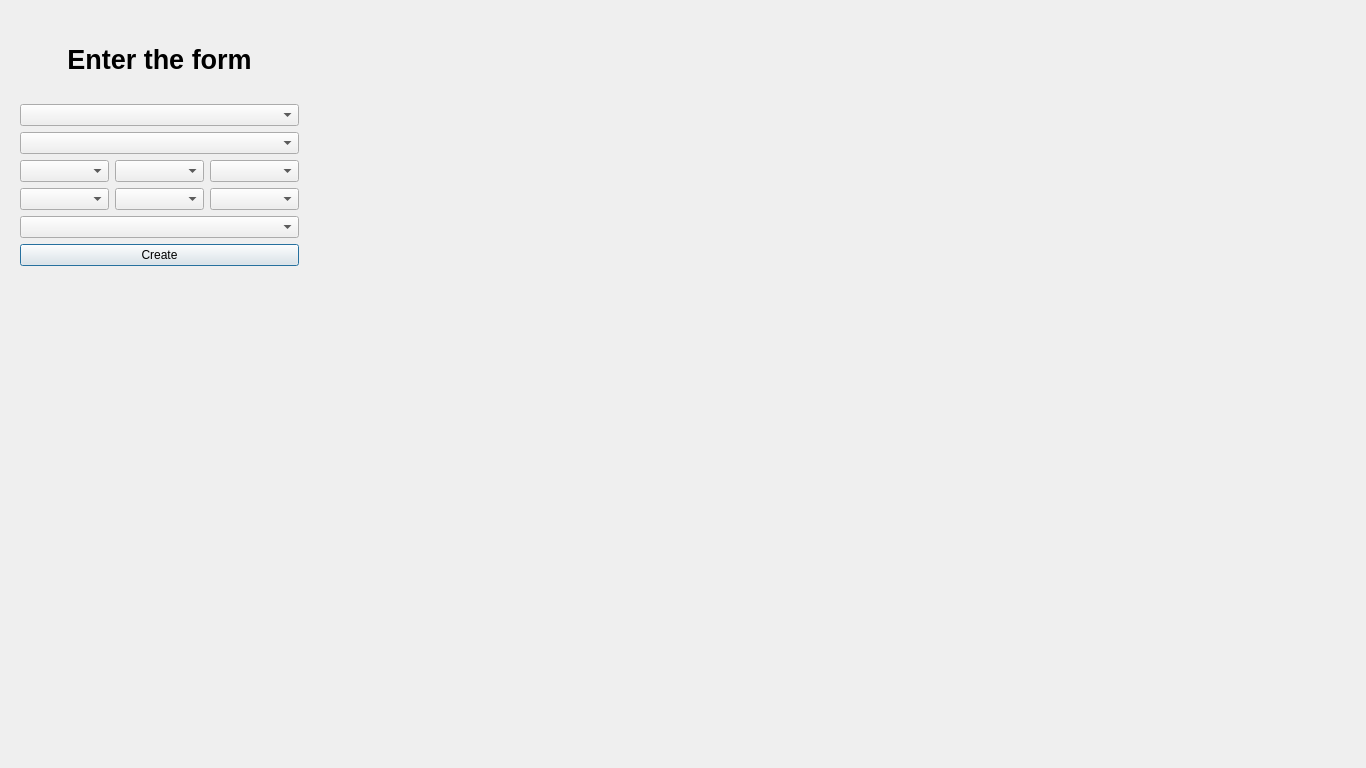
<?xml version="1.0" encoding="UTF-8"?>
<ui version="4.0">
 <class>createactivity</class>
 <widget class="QDialog" name="createactivity">
  <property name="geometry">
   <rect>
    <x>0</x>
    <y>0</y>
    <width>1366</width>
    <height>768</height>
   </rect>
  </property>
  <property name="windowTitle">
   <string>Create activity</string>
  </property>
  <widget class="QWidget" name="">
   <property name="geometry">
    <rect>
     <x>20</x>
     <y>20</y>
     <width>279</width>
     <height>246</height>
    </rect>
   </property>
   <layout class="QVBoxLayout" name="verticalLayout_6">
    <item>
     <widget class="QLabel" name="label">
      <property name="font">
       <font>
        <pointsize>20</pointsize>
        <weight>75</weight>
        <bold>true</bold>
       </font>
      </property>
      <property name="text">
       <string>Enter the form</string>
      </property>
      <property name="alignment">
       <set>Qt::AlignCenter</set>
      </property>
     </widget>
    </item>
    <item>
     <layout class="QVBoxLayout" name="verticalLayout_5">
      <item>
       <layout class="QVBoxLayout" name="verticalLayout_4">
        <item>
         <layout class="QVBoxLayout" name="verticalLayout_3">
          <item>
           <layout class="QVBoxLayout" name="verticalLayout_2">
            <item>
             <widget class="QComboBox" name="aud"/>
            </item>
            <item>
             <widget class="QComboBox" name="party"/>
            </item>
           </layout>
          </item>
          <item>
           <layout class="QVBoxLayout" name="verticalLayout">
            <item>
             <layout class="QHBoxLayout" name="horizontalLayout">
              <item>
               <widget class="QComboBox" name="hours"/>
              </item>
              <item>
               <widget class="QComboBox" name="minutes"/>
              </item>
              <item>
               <widget class="QComboBox" name="seconds"/>
              </item>
             </layout>
            </item>
            <item>
             <layout class="QHBoxLayout" name="horizontalLayout_2">
              <item>
               <widget class="QComboBox" name="day"/>
              </item>
              <item>
               <widget class="QComboBox" name="month"/>
              </item>
              <item>
               <widget class="QComboBox" name="year"/>
              </item>
             </layout>
            </item>
           </layout>
          </item>
         </layout>
        </item>
        <item>
         <widget class="QComboBox" name="leader"/>
        </item>
       </layout>
      </item>
      <item>
       <widget class="QPushButton" name="pushButton">
        <property name="text">
         <string>Create</string>
        </property>
       </widget>
      </item>
     </layout>
    </item>
   </layout>
  </widget>
 </widget>
 <resources/>
 <connections/>
</ui>
